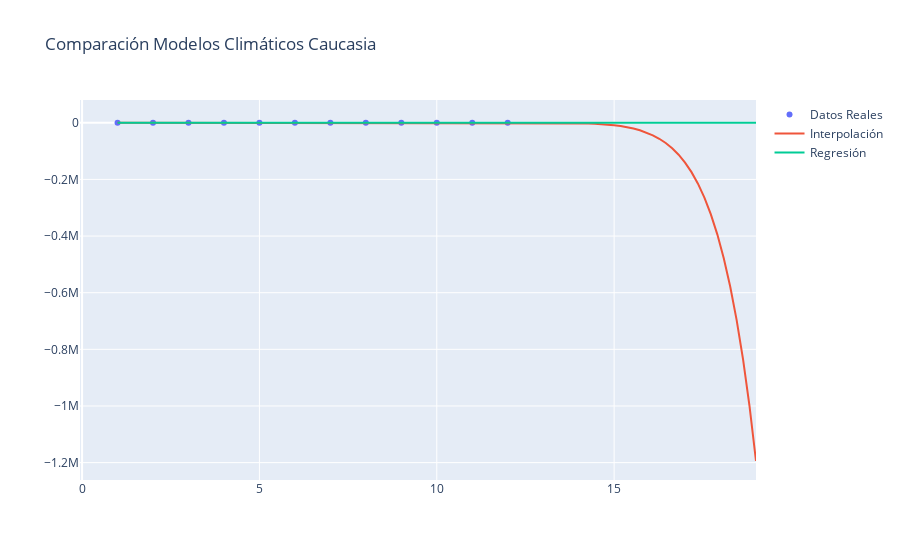

The cell this chart's notebook holds for it:
### Markdown cell above
**Visualización Comparativa:**

### Code cell
import plotly.graph_objects as go

x_nuevo = np.linspace(1, 19, 100)
fig = go.Figure()
fig.add_trace(go.Scatter(x=meses, y=temps, mode='markers', name='Datos Reales'))
fig.add_trace(go.Scatter(x=x_nuevo, y=polinomio(x_nuevo), name='Interpolación'))
fig.add_trace(go.Scatter(x=x_nuevo, y=polinomio_reg(x_nuevo), name='Regresión'))
fig.update_layout(title='Comparación Modelos Climáticos Caucasia')
fig.show()
